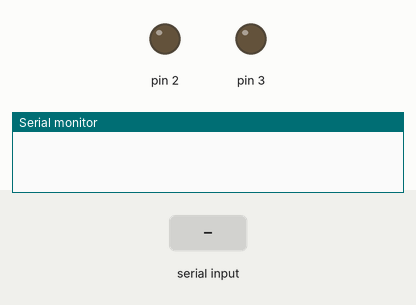
This sketch was run on a simulated Arduino Uno, built with avr-gcc and run on an emulated ATmega328P. Parts: output pins drawn as LEDs (lit = HIGH), the last lines printed to the serial monitor. The inputs (shaded band) are chosen by the test bench.

Above: at 1.2 s.
1.3 s: "Akanksha" received over Serial
3.8 s: "Romy" received over Serial
At 5.7 s:
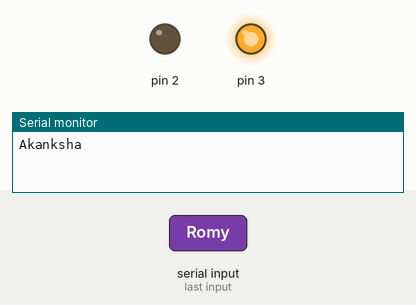
6.3 s: "1" received over Serial
At 10.2 s:
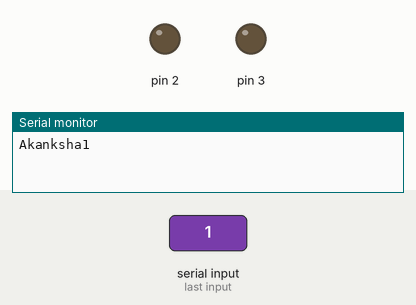
Timing chart, 0 to 11.7 s (numbered marks = the images above; inputs shaded):
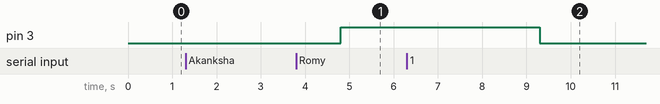

Measured:
- after the input at 3.8 s, pin 3: LOW → HIGH after 1.0 s
- after the input at 6.3 s, pin 3: HIGH → LOW after 3.0 s

The sketch:

string_input_LED_blinking.ino
```cpp
int led1=2, led2=3;


void setup()
{ Serial.begin(9600);
  pinMode(2,OUTPUT);
  pinMode(3,OUTPUT);

}

void loop()
{ if(Serial.available())
  {
  String ch=Serial.readString();
  Serial.print(ch);

  if (Serial.readString()=="Akanksha")
  {digitalWrite(2,HIGH);}
  else
  {digitalWrite(2,LOW);}
  if (Serial.readString()=="Romy")
   {digitalWrite(3,HIGH);}
  else
   {digitalWrite(3,LOW);}
}
}
```
